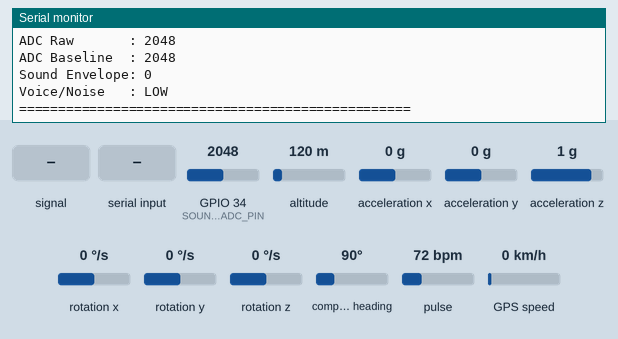
Recording of a sketch running on a simulated ESP32. Shown: the last lines printed to the serial monitor. Wiring (inferred from the names in the program): MPU-6050 motion sensor at I2C address 0x68. The inputs (shaded band) are chosen by the test bench; at power-on: altitude 120 m, GPIO 34 (SOUND_ADC_PIN) = 2048, pulse 72 bpm, acceleration x 0 g, acceleration y 0 g, acceleration z 1 g, rotation x 0 °/s, rotation y 0 °/s, rotation z 0 °/s, compass heading 90°, GPS speed 0 km/h (analog values on the 0–4095 scale). The GPS gets a fix after 3 s at 37.7749, -122.4194 with 8 satellites.

Above: at 2.5 s.
2.6 s: GPIO 34 (SOUND_ADC_PIN) fed a 200 Hz sine of ±327 counts around its level
4.9 s: altitude set to 20 m
At 6.2 s:
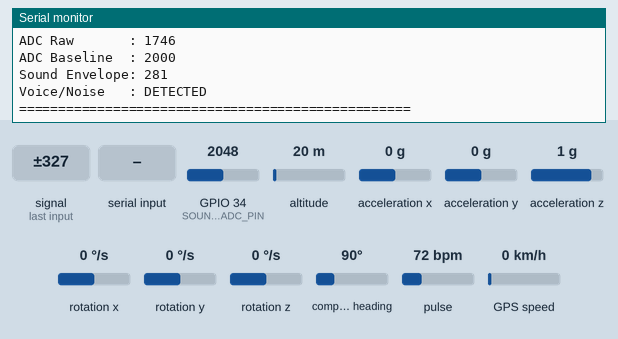
6.4 s: GPIO 34 (SOUND_ADC_PIN) set to 1228
At 7.2 s:
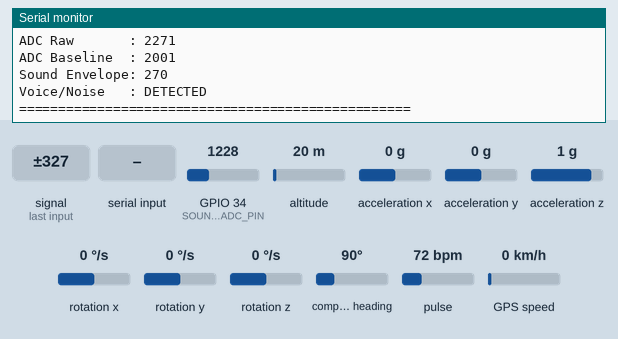
7.9 s: pulse set to 158 bpm
At 9.0 s:
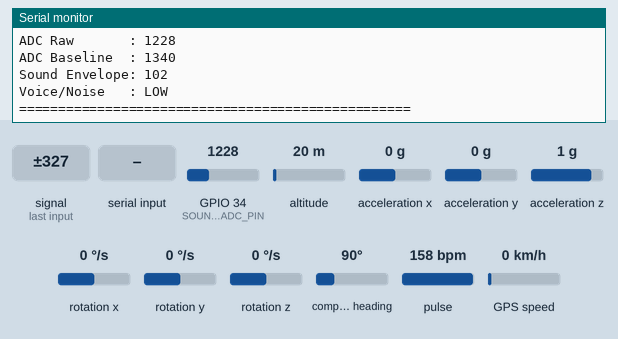
12.0 s: "1" received over the second serial link
13.5 s: GPIO 34 (SOUND_ADC_PIN) fed a 1000 Hz sine of ±1023 counts around its level
Timing chart, 0 to 16.0 s (numbered marks = the images above; inputs shaded):
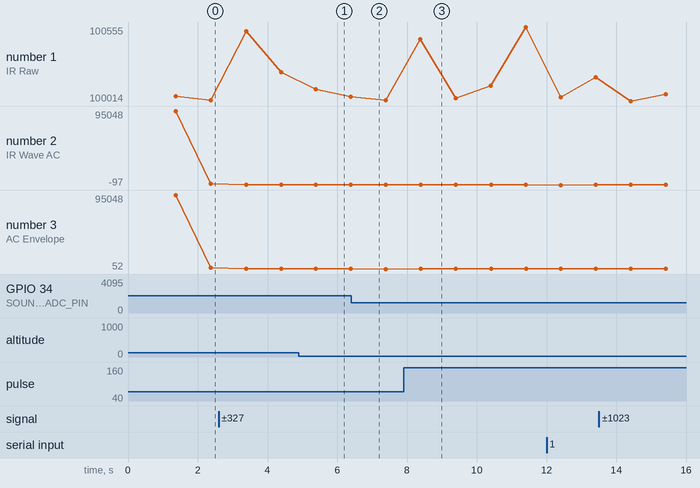

The sketch:

ESP32_Bio_GPS_MPU_Sound_System.ino
```cpp
#include <Wire.h>
#include "ProjectConfig.h"
#include "Max30102Manager.h"
#include "GpsManager.h"
#include "Mpu6050Manager.h"
#include "SoundSensorManager.h"

Max30102Manager max30102;
GpsManager gps;
Mpu6050Manager mpu;
SoundSensorManager soundSensor;

unsigned long lastPrintMs = 0;

const char *max30102SignalText(uint8_t quality) {
  switch (quality) {
    case 0:
      return "NO_FINGER";
    case 1:
      return "HIGH_DC_REDUCE_LED_OR_PRESSURE";
    case 2:
      return "WEAK_WAVE_ADJUST_FINGER";
    case 3:
      return "NOISY_KEEP_STILL";
    case 4:
      return "GOOD";
    default:
      return "UNKNOWN";
  }
}

void printSystemHeader() {
  Serial.println();
  Serial.println("ESP32 Bio + GPS + MPU6050 + Sound Sensor System");
  Serial.println("Sensors:");
  Serial.println("- MAX30102 on I2C");
  Serial.println("- MPU6050 on I2C");
  Serial.println("- NEO-M8N GPS on UART2");
  Serial.println("- Analog sound sensor on ADC");
  Serial.println();
}

void setup() {
  Serial.begin(SERIAL_BAUD);
  delay(1000);

  printSystemHeader();

  Wire.begin(I2C_SDA_PIN, I2C_SCL_PIN);
  Wire.setClock(I2C_CLOCK_HZ);

  max30102.begin();
  mpu.begin();
  gps.begin();
  soundSensor.begin();

  Serial.println();
  Serial.println("System init finished.");
  Serial.println("Readable grouped Serial Monitor output enabled.");
  Serial.println();
}

void printGroupedData(unsigned long now) {
  Max30102Data bio = max30102.getData();
  GpsData gpsData = gps.getData();
  Mpu6050Data motion = mpu.getData();
  SoundData audio = soundSensor.getData();

  Serial.println("==================================================");
  Serial.print("TIME: ");
  Serial.print(now);
  Serial.println(" ms");

  Serial.println("[MAX30102 - HEART / SpO2 RAW]");
  Serial.print("Sensor Status : ");
  Serial.println(bio.sensorOk ? "OK" : "NOT FOUND");
  Serial.print("Finger        : ");
  Serial.println(bio.fingerDetected ? "DETECTED" : "NOT DETECTED");
  Serial.print("IR Raw        : ");
  Serial.println(bio.ir);
  Serial.print("IR Wave AC    : ");
  Serial.println(bio.irAC);
  Serial.print("AC Envelope   : ");
  Serial.println(bio.acEnvelope);
  Serial.print("Signal Quality: ");
  Serial.println(max30102SignalText(bio.signalQuality));
  Serial.print("Beat          : ");
  if (bio.beatDetected && bio.fallbackBeat) {
    Serial.println("YES - AC FALLBACK");
  } else {
    Serial.println(bio.beatDetected ? "YES" : "NO");
  }
  Serial.print("BPM           : ");
  Serial.println(bio.bpm, 1);
  Serial.print("Average BPM   : ");
  Serial.println(bio.avgBpm);
  Serial.println();

  Serial.println("[GPS - NEO-M8N]");
  Serial.print("Location Fix  : ");
  Serial.println(gpsData.locationValid ? "VALID" : "NO FIX");
  Serial.print("Latitude      : ");
  Serial.println(gpsData.latitude, 6);
  Serial.print("Longitude     : ");
  Serial.println(gpsData.longitude, 6);
  Serial.print("Satellites    : ");
  Serial.println(gpsData.satellites);
  Serial.print("Speed         : ");
  Serial.print(gpsData.speedKmph, 2);
  Serial.println(" km/h");
  Serial.print("NMEA Chars    : ");
  Serial.println(gpsData.charsProcessed);
  Serial.println();

  Serial.println("[MPU6050 - GYRO / ACCEL]");
  Serial.print("Sensor Status : ");
  Serial.println(motion.sensorOk ? "OK" : "NOT FOUND");
  Serial.print("WHO_AM_I      : 0x");
  Serial.println(motion.whoAmI, HEX);
  Serial.print("Accel X       : ");
  Serial.print(motion.ax, 3);
  Serial.println(" m/s^2");
  Serial.print("Accel Y       : ");
  Serial.print(motion.ay, 3);
  Serial.println(" m/s^2");
  Serial.print("Accel Z       : ");
  Serial.print(motion.az, 3);
  Serial.println(" m/s^2");
  Serial.print("Gyro X        : ");
  Serial.print(motion.gx, 3);
  Serial.println(" rad/s");
  Serial.print("Gyro Y        : ");
  Serial.print(motion.gy, 3);
  Serial.println(" rad/s");
  Serial.print("Gyro Z        : ");
  Serial.print(motion.gz, 3);
  Serial.println(" rad/s");
  Serial.print("Temperature   : ");
  Serial.print(motion.temperatureC, 2);
  Serial.println(" C");
  Serial.println();

  Serial.println("[SOUND SENSOR - ANALOG VOICE LEVEL]");
  Serial.print("ADC Raw       : ");
  Serial.println(audio.raw);
  Serial.print("ADC Baseline  : ");
  Serial.println(audio.baseline);
  Serial.print("Sound Envelope: ");
  Serial.println(audio.envelope);
  Serial.print("Voice/Noise   : ");
  Serial.println(audio.voiceDetected ? "DETECTED" : "LOW");
  Serial.println("==================================================");
  Serial.println();
}

void loop() {
  unsigned long now = millis();

  max30102.update(now);
  gps.update();
  mpu.update(now);
  soundSensor.update(now);

  if (now - lastPrintMs >= PRINT_INTERVAL_MS) {
    lastPrintMs = now;
    printGroupedData(now);
  }
}
```

GpsManager.cpp
```cpp
#include "GpsManager.h"

void GpsManager::begin() {
  Serial.println("Initializing NEO-M8N GPS...");
  Serial2.begin(GPS_BAUD, SERIAL_8N1, GPS_RX_PIN, GPS_TX_PIN);
  Serial.println("GPS UART2 OK. Waiting for satellite fix.");
}

void GpsManager::update() {
  while (Serial2.available() > 0) {
    gps.encode(Serial2.read());
  }

  data.charsProcessed = gps.charsProcessed();

  if (gps.location.isValid()) {
    data.locationValid = true;
    data.latitude = gps.location.lat();
    data.longitude = gps.location.lng();
  } else {
    data.locationValid = false;
  }

  if (gps.satellites.isValid()) {
    data.satellites = gps.satellites.value();
  }

  if (gps.speed.isValid()) {
    data.speedKmph = gps.speed.kmph();
  }
}

GpsData GpsManager::getData() const {
  return data;
}
```

GpsManager.h
```cpp
#ifndef GPS_MANAGER_H
#define GPS_MANAGER_H

#include <Arduino.h>
#include <TinyGPS++.h>
#include "ProjectConfig.h"

struct GpsData {
  bool locationValid = false;
  double latitude = 0;
  double longitude = 0;
  uint32_t satellites = 0;
  double speedKmph = 0;
  uint32_t charsProcessed = 0;
};

class GpsManager {
public:
  void begin();
  void update();
  GpsData getData() const;

private:
  TinyGPSPlus gps;
  GpsData data;
};

#endif
```

Max30102Manager.cpp
```cpp
#include "Max30102Manager.h"

void Max30102Manager::begin() {
  Serial.println("Initializing MAX30102...");

  if (!sensor.begin(Wire, I2C_SPEED_FAST)) {
    Serial.println("MAX30102 ERROR: Not found at I2C address 0x57.");
    Serial.println("Check sensor power, GND, SDA=21, SCL=22, and pull-ups.");
    data.sensorOk = false;
    return;
  }

  // Moderate LED current prevents flat saturated readings on many modules
  byte ledBrightness = 0x1F; // Lower current helps avoid high-DC flat readings
  byte sampleAverage = 4;
  byte ledMode = 2;          // Red + IR
  int sampleRate = 100;
  int pulseWidth = 411;      // 18-bit resolution
  int adcRange = 8192;       // More headroom when finger DC level is high

  sensor.setup(
    ledBrightness,
    sampleAverage,
    ledMode,
    sampleRate,
    pulseWidth,
    adcRange
  );

  sensor.setPulseAmplitudeRed(0x0F);
  sensor.setPulseAmplitudeIR(0x1F);
  sensor.setPulseAmplitudeGreen(0);
  sensor.clearFIFO();

  resetBeatData();
  data.sensorOk = true;
  Serial.println("MAX30102 OK.");
}

void Max30102Manager::update(unsigned long now) {
  if (!data.sensorOk) {
    return;
  }

  if (now - lastSampleMs < MAX30102_INTERVAL_MS) {
    return;
  }
  lastSampleMs = now;

  data.ir = sensor.getIR();
  irDC = dcAlpha * irDC + (1.0 - dcAlpha) * data.ir;
  data.irAC = data.ir - (long)irDC;
  data.fingerDetected = data.ir > FINGER_THRESHOLD;
  data.beatDetected = false;
  data.fallbackBeat = false;

  int absAC = abs(data.irAC);
  if (absAC > data.acEnvelope) {
    data.acEnvelope = absAC;
  } else {
    data.acEnvelope = (data.acEnvelope * 95) / 100;
  }

  if (!data.fingerDetected) {
    data.signalQuality = 0; // No finger
  } else if (data.ir > 210000) {
    data.signalQuality = 1; // Too much DC light
  } else if (data.acEnvelope < 250) {
    data.signalQuality = 2; // Weak pulse waveform
  } else if (data.acEnvelope > 4000) {
    data.signalQuality = 3; // Too much motion/noise
  } else {
    data.signalQuality = 4; // Usable signal
  }

  if (!data.fingerDetected) {
    resetBeatData();
    return;
  }

  if (checkForBeat(data.ir)) {
    acceptBeat(now);
  } else if (detectBeatFromAC(now)) {
    data.fallbackBeat = true;
    acceptBeat(now);
  }

  if (lastValidBeatTime > 0 && now - lastValidBeatTime > BEAT_TIMEOUT_MS) {
    data.bpm = 0;
    data.avgBpm = 0;
  }
}

Max30102Data Max30102Manager::getData() const {
  return data;
}

void Max30102Manager::resetBeatData() {
  data.bpm = 0;
  data.avgBpm = 0;
  data.beatDetected = false;
  data.fallbackBeat = false;
  data.acEnvelope = 0;
  rateSpot = 0;
  lastBeat = 0;
  lastValidBeatTime = 0;
  lastFallbackBeatMs = 0;
  previousIrAC = 0;

  for (byte i = 0; i < 8; i++) {
    rates[i] = 0;
  }
}

void Max30102Manager::acceptBeat(unsigned long now) {
  data.beatDetected = true;

  if (lastBeat > 0) {
    unsigned long delta = now - lastBeat;
    data.bpm = 60.0 / (delta / 1000.0);

    if (data.bpm > 40 && data.bpm < 180) {
      rates[rateSpot++] = (byte)data.bpm;
      rateSpot %= 8;

      int sum = 0;
      byte validCount = 0;

      for (byte i = 0; i < 8; i++) {
        if (rates[i] > 0) {
          sum += rates[i];
          validCount++;
        }
      }

      if (validCount > 0) {
        data.avgBpm = sum / validCount;
      }

      lastValidBeatTime = now;
    }
  }

  lastBeat = now;
}

bool Max30102Manager::detectBeatFromAC(unsigned long now) {
  if (data.acEnvelope < 250) {
    previousIrAC = data.irAC;
    return false;
  }

  int threshold = data.acEnvelope / 2;
  if (threshold < 180) {
    threshold = 180;
  }

  bool risingCross = previousIrAC <= threshold && data.irAC > threshold;
  bool refractoryOk = now - lastFallbackBeatMs > 350;
  bool maxGapOk = now - lastFallbackBeatMs < 2000 || lastFallbackBeatMs == 0;

  previousIrAC = data.irAC;

  if (risingCross && refractoryOk && maxGapOk) {
    lastFallbackBeatMs = now;
    return true;
  }

  return false;
}
```

Max30102Manager.h
```cpp
#ifndef MAX30102_MANAGER_H
#define MAX30102_MANAGER_H

#include <Arduino.h>
#include <Wire.h>
#include "MAX30105.h"
#include "heartRate.h"
#include "ProjectConfig.h"

struct Max30102Data {
  long ir = 0;
  long irAC = 0;
  bool fingerDetected = false;
  bool beatDetected = false;
  bool fallbackBeat = false;
  float bpm = 0;
  int avgBpm = 0;
  int acEnvelope = 0;
  uint8_t signalQuality = 0;
  bool sensorOk = false;
};

class Max30102Manager {
public:
  void begin();
  void update(unsigned long now);
  Max30102Data getData() const;

private:
  void resetBeatData();
  void acceptBeat(unsigned long now);
  bool detectBeatFromAC(unsigned long now);

  MAX30105 sensor;
  Max30102Data data;

  byte rates[8] = {0};
  byte rateSpot = 0;
  unsigned long lastBeat = 0;
  unsigned long lastValidBeatTime = 0;
  unsigned long lastSampleMs = 0;
  unsigned long lastFallbackBeatMs = 0;

  float irDC = 0;
  const float dcAlpha = 0.95;
  long previousIrAC = 0;
};

#endif
```

Mpu6050Manager.cpp
```cpp
#include "Mpu6050Manager.h"

const uint8_t MPU6050_ADDRESS = 0x68;
const uint8_t MPU6050_REG_ACCEL_XOUT_H = 0x3B;
const uint8_t MPU6050_REG_PWR_MGMT_1 = 0x6B;
const uint8_t MPU6050_REG_SMPLRT_DIV = 0x19;
const uint8_t MPU6050_REG_CONFIG = 0x1A;
const uint8_t MPU6050_REG_GYRO_CONFIG = 0x1B;
const uint8_t MPU6050_REG_ACCEL_CONFIG = 0x1C;
const uint8_t MPU6050_REG_WHO_AM_I = 0x75;

void Mpu6050Manager::begin() {
  Serial.println("Initializing MPU6050...");

  uint8_t who = 0;
  if (!readRegisters(MPU6050_REG_WHO_AM_I, &who, 1)) {
    Serial.println("MPU6050 ERROR: Address 0x68 found by scanner, but register read failed.");
    Serial.println("Check power stability, jumper wires, and shared I2C pull-ups.");
    data.sensorOk = false;
    return;
  }

  data.whoAmI = who;
  Serial.print("MPU6050 WHO_AM_I: 0x");
  Serial.println(who, HEX);

  if (who != 0x68 && who != 0x69 && who != 0x70) {
    Serial.println("MPU6050 WARNING: Unexpected WHO_AM_I value.");
    Serial.println("Trying direct register mode anyway.");
  }

  // Wake the sensor and configure practical ranges for motion monitoring
  bool ok = true;
  ok &= writeRegister(MPU6050_REG_PWR_MGMT_1, 0x00);   // Wake up
  delay(100);
  ok &= writeRegister(MPU6050_REG_SMPLRT_DIV, 0x07);   // 1 kHz / (7 + 1) = 125 Hz
  ok &= writeRegister(MPU6050_REG_CONFIG, 0x03);       // DLPF around 44 Hz
  ok &= writeRegister(MPU6050_REG_GYRO_CONFIG, 0x08);  // +/- 500 deg/s
  ok &= writeRegister(MPU6050_REG_ACCEL_CONFIG, 0x10); // +/- 8 g

  if (!ok) {
    Serial.println("MPU6050 ERROR: Configuration write failed.");
    data.sensorOk = false;
    return;
  }

  data.sensorOk = true;
  Serial.println("MPU6050 OK in direct register mode.");
}

void Mpu6050Manager::update(unsigned long now) {
  if (!data.sensorOk) {
    return;
  }

  if (now - lastSampleMs < MPU_INTERVAL_MS) {
    return;
  }
  lastSampleMs = now;

  uint8_t raw[14];
  if (!readRegisters(MPU6050_REG_ACCEL_XOUT_H, raw, 14)) {
    data.sensorOk = false;
    Serial.println("MPU6050 ERROR: Runtime read failed.");
    return;
  }

  int16_t accelX = makeInt16(raw[0], raw[1]);
  int16_t accelY = makeInt16(raw[2], raw[3]);
  int16_t accelZ = makeInt16(raw[4], raw[5]);
  int16_t tempRaw = makeInt16(raw[6], raw[7]);
  int16_t gyroX = makeInt16(raw[8], raw[9]);
  int16_t gyroY = makeInt16(raw[10], raw[11]);
  int16_t gyroZ = makeInt16(raw[12], raw[13]);

  // +/-8 g range: 4096 LSB/g, convert g to m/s^2
  data.ax = (accelX / 4096.0) * 9.80665;
  data.ay = (accelY / 4096.0) * 9.80665;
  data.az = (accelZ / 4096.0) * 9.80665;

  // +/-500 deg/s range: 65.5 LSB/(deg/s), convert deg/s to rad/s
  data.gx = (gyroX / 65.5) * DEG_TO_RAD;
  data.gy = (gyroY / 65.5) * DEG_TO_RAD;
  data.gz = (gyroZ / 65.5) * DEG_TO_RAD;

  data.temperatureC = (tempRaw / 340.0) + 36.53;
}

Mpu6050Data Mpu6050Manager::getData() const {
  return data;
}

bool Mpu6050Manager::writeRegister(uint8_t reg, uint8_t value) {
  Wire.beginTransmission(MPU6050_ADDRESS);
  Wire.write(reg);
  Wire.write(value);
  return Wire.endTransmission() == 0;
}

bool Mpu6050Manager::readRegisters(uint8_t reg, uint8_t *buffer, uint8_t length) {
  Wire.beginTransmission(MPU6050_ADDRESS);
  Wire.write(reg);
  if (Wire.endTransmission(false) != 0) {
    return false;
  }

  uint8_t received = Wire.requestFrom(MPU6050_ADDRESS, length);
  if (received != length) {
    return false;
  }

  for (uint8_t i = 0; i < length; i++) {
    buffer[i] = Wire.read();
  }

  return true;
}

int16_t Mpu6050Manager::makeInt16(uint8_t highByte, uint8_t lowByte) {
  return (int16_t)((highByte << 8) | lowByte);
}
```

Mpu6050Manager.h
```cpp
#ifndef MPU6050_MANAGER_H
#define MPU6050_MANAGER_H

#include <Arduino.h>
#include <Wire.h>
#include "ProjectConfig.h"

struct Mpu6050Data {
  float ax = 0;
  float ay = 0;
  float az = 0;
  float gx = 0;
  float gy = 0;
  float gz = 0;
  float temperatureC = 0;
  uint8_t whoAmI = 0;
  bool sensorOk = false;
};

class Mpu6050Manager {
public:
  void begin();
  void update(unsigned long now);
  Mpu6050Data getData() const;

private:
  bool writeRegister(uint8_t reg, uint8_t value);
  bool readRegisters(uint8_t reg, uint8_t *buffer, uint8_t length);
  int16_t makeInt16(uint8_t highByte, uint8_t lowByte);

  Mpu6050Data data;
  unsigned long lastSampleMs = 0;
};

#endif
```

SoundSensorManager.cpp
```cpp
#include "SoundSensorManager.h"

void SoundSensorManager::begin() {
  Serial.println("Initializing analog sound sensor...");
  analogReadResolution(12);
  analogSetPinAttenuation(SOUND_ADC_PIN, ADC_11db);

  long sum = 0;
  for (int i = 0; i < 100; i++) {
    sum += analogRead(SOUND_ADC_PIN);
    delay(2);
  }

  data.baseline = sum / 100;
  Serial.print("Sound sensor baseline: ");
  Serial.println(data.baseline);
}

void SoundSensorManager::update(unsigned long now) {
  if (now - lastSampleMs < SOUND_INTERVAL_MS) {
    return;
  }
  lastSampleMs = now;

  data.raw = analogRead(SOUND_ADC_PIN);

  // Slow baseline tracking removes DC offset from analog microphone modules
  data.baseline = (data.baseline * 99 + data.raw) / 100;
  int amplitude = abs(data.raw - data.baseline);

  // Envelope detector smooths the audio amplitude for voice/noise detection
  if (amplitude > data.envelope) {
    data.envelope = amplitude;
  } else {
    data.envelope = (data.envelope * 9) / 10;
  }

  data.voiceDetected = data.envelope > SOUND_VOICE_THRESHOLD;
}

SoundData SoundSensorManager::getData() const {
  return data;
}
```

SoundSensorManager.h
```cpp
#ifndef SOUND_SENSOR_MANAGER_H
#define SOUND_SENSOR_MANAGER_H

#include <Arduino.h>
#include "ProjectConfig.h"

struct SoundData {
  int raw = 0;
  int baseline = 2048;
  int envelope = 0;
  bool voiceDetected = false;
};

class SoundSensorManager {
public:
  void begin();
  void update(unsigned long now);
  SoundData getData() const;

private:
  SoundData data;
  unsigned long lastSampleMs = 0;
};

#endif
```

ProjectConfig.h
```cpp
#ifndef PROJECT_CONFIG_H
#define PROJECT_CONFIG_H

#include <Arduino.h>

// Serial monitor
const uint32_t SERIAL_BAUD = 115200;

// Shared I2C bus: MAX30102 and MPU6050
const uint8_t I2C_SDA_PIN = 21;
const uint8_t I2C_SCL_PIN = 22;
const uint32_t I2C_CLOCK_HZ = 100000; // More reliable with mixed/clone I2C modules

// NEO-M8N GPS on ESP32 UART2
const uint32_t GPS_BAUD = 9600;
const uint8_t GPS_RX_PIN = 16; // Connect GPS TX to ESP32 GPIO16
const uint8_t GPS_TX_PIN = 17; // Connect GPS RX to ESP32 GPIO17

// Analog sound sensor
const uint8_t SOUND_ADC_PIN = 34; // Input-only ADC pin
const uint16_t SOUND_VOICE_THRESHOLD = 180;

// Scheduler intervals
const unsigned long MAX30102_INTERVAL_MS = 10; // 100 Hz
const unsigned long MPU_INTERVAL_MS = 20;      // 50 Hz
const unsigned long SOUND_INTERVAL_MS = 5;     // 200 Hz
const unsigned long PRINT_INTERVAL_MS = 1000;  // 1 Hz readable grouped output

// MAX30102 tuning
const long FINGER_THRESHOLD = 50000;
const unsigned long BEAT_TIMEOUT_MS = 3000;

#endif
```

Measured:
- plotted number 1: 100021 → 100223 after the input at 2.6 s
- plotted number 2: 7 → -95 after the input at 13.5 s
- plotted number 3: 266 → 178 after the input at 13.5 s
